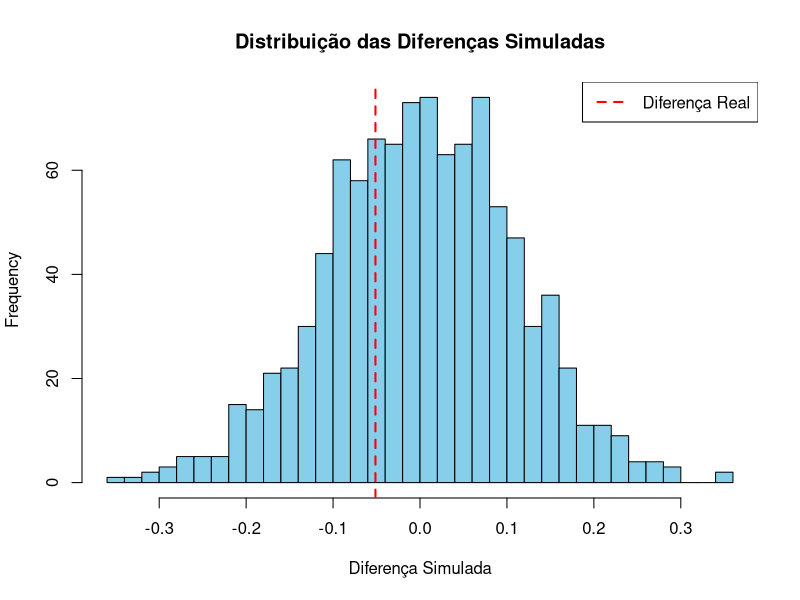

The R source for this figure: (Note: this script raises an error after producing the figure.)
gpa <-
  structure(list(gpa = c(3.8900000000000001, 3.8999999999999999, 
                         3.75, 3.6000000000000001, 4, 3.1499999999999999, 3.25, 3.9249999999999998, 
                         3.4279999999999999, 3.7999999999999998, 3.8999999999999999, 2.8999999999999999, 
                         3.9249999999999998, 3.6499999999999999, 3.75, 4.6699999999999999, 
                         3.1000000000000001, 3.7999999999999998, 3.3999999999999999, 3.5750000000000002, 
                         3.8500000000000001, 3.3999999999999999, 3.5, 3.6000000000000001, 
                         3.8250000000000002, 3.9249999999999998, 4, 3.4249999999999998, 
                         3.75, 3.1499999999999999, 3.3999999999999999, 3.7000000000000002, 
                         3.3599999999999999, 3.7000000000000002, 3.7000000000000002, 3.6000000000000001, 
                         3.8250000000000002, 3.2000000000000002, 3.5, 3.5, 3, 3.98, 3.7000000000000002, 
                         3.8100000000000001, 4, 3.1000000000000001, 3.3999999999999999, 
                         3.5, 3.6499999999999999, 3.7000000000000002, 3.1000000000000001, 
                         4, 3.3500000000000001, 3.5409999999999999, 2.8999999999999999
  ), studyweek = c(50L, 15L, 15L, 10L, 25L, 20L, 15L, 10L, 12L, 
                   2L, 10L, 30L, 30L, 21L, 10L, 14L, 12L, 12L, 4L, 45L, 6L, 10L, 
                   12L, 13L, 35L, 10L, 40L, 14L, 30L, 8L, 8L, 20L, 40L, 15L, 25L, 
                   10L, 18L, 15L, 30L, 11L, 28L, 4L, 4L, 25L, 42L, 3L, 42L, 25L, 
                   20L, 7L, 6L, 20L, 45L, 30L, 20L), sleepnight = c(6, 6, 7, 6, 
                                                                    7, 7, 6, 8, 8, 8, 8, 6, 7, 9, 8.5, 6.5, 7.5, 8, 9, 6.5, 7, 7, 
                                                                    8, 6, 8, 8, 8, 9, 6, 6, 6.5, 7, 7, 7, 5, 7, 7, 6, 8, 7, 6, 7, 
                                                                    5, 7.5, 5, 7, 9, 8, 6, 8, 8, 7, 6, 7.5, 6), out = c(3, 1, 1, 
                                                                                                                        4, 3, 3, 1, 3, 2, 4, 1, 2, 2, 3, 3.5, 3, 3.5, 1, 3, 1.5, 2.5, 
                                                                                                                        3, 2, 3.5, 4, 3, 3, 3, 0, 0, 2, 1, 1, 1.5, 1, 2, 1.5, 1, 3, 1.5, 
                                                                                                                        1.5, 1.5, 1, 2.5, 1, 2, 2, 2, 2, 2, 1, 3, 2, 1.5, 3), gender = structure(c(1L, 
                                                                                                                                                                                                   1L, 1L, 2L, 1L, 2L, 1L, 1L, 1L, 2L, 1L, 1L, 1L, 1L, 1L, 2L, 2L, 
                                                                                                                                                                                                   1L, 1L, 1L, 1L, 1L, 2L, 1L, 1L, 1L, 1L, 1L, 1L, 1L, 1L, 1L, 1L, 
                                                                                                                                                                                                   2L, 1L, 1L, 1L, 1L, 2L, 1L, 1L, 1L, 2L, 1L, 1L, 2L, 2L, 2L, 1L, 
                                                                                                                                                                                                   1L, 1L, 1L, 1L, 1L, 1L), .Label = c("female", "male"), class = "factor")), row.names = c(NA, 
                                                                                                                                                                                                                                                                                            -55L), class = c("tbl_df", "tbl", "data.frame"))


randomization_test <- function(data, var_response, var_group, n_sim = 1000, conf_level = 0.95) {
  # Calcular a diferença real das médias entre os grupos
  real_diff <- diff(tapply(data[[var_response]], data[[var_group]], mean))
  
  # Criar as diferenças simuladas por randomização
  randomized_diffs <- replicate(n_sim, {
    shuffled_group <- sample(data[[var_group]])  # Embaralhar os rótulos do grupo
    diff(tapply(data[[var_response]], shuffled_group, mean))
  })
  
  # Calcular o p-valor
  p_value <- mean(abs(randomized_diffs) >= abs(real_diff))
  
  # Calcular intervalo de confiança
  alpha <- 1 - conf_level
  ci <- quantile(randomized_diffs, probs = c(alpha / 2, 1 - alpha / 2))
  
  return(list(real_diff = real_diff, p_value = p_value, randomized_diffs = randomized_diffs, ci = ci))
}

# Aplicar o teste aos dados (comparando gpa entre gêneros)
result_randomization <- randomization_test(gpa, var_response = "gpa", var_group = "gender", n_sim = 1000)

# Exibir os resultados
cat("Diferença real entre as médias:", result_randomization$real_diff, "\n")
cat("p-valor do Teste de Randomização:", result_randomization$p_value, "\n")
cat("Intervalo de confiança (95%): [", result_randomization$ci[1], ", ", result_randomization$ci[2], "]\n")

hist(result_randomization$randomized_diffs, main = "Distribuição das Diferenças Simuladas",
     xlab = "Diferença Simulada", breaks = 30, col = "skyblue")
abline(v = result_randomization$real_diff, col = "red", lwd = 2, lty = 2)
legend("topright", legend = c("Diferença Real"), col = c("red"), lty = 2, lwd = 2)

ggplot(gpa, aes(x = gender, y = gpa, fill = gender)) +
  geom_boxplot(alpha = 0.7) +
  labs(title = "Distribuição de GPA por Gênero", x = "Gênero", y = "GPA") +
  theme_minimal()
